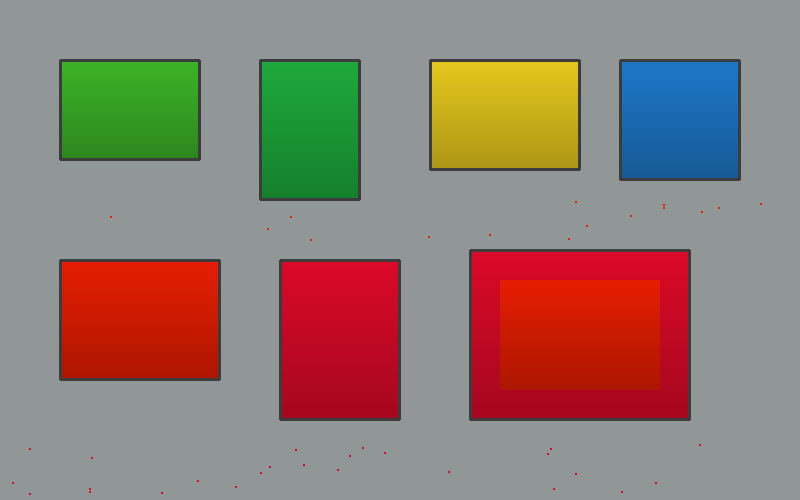
#> input picture draft/collaboration/claude_26_30/recording_candidates/27/blocks_synthetic.png, 800 x 500 px
$ python p7_extract_green.py
#> lines starting #> are read from the running program, lines starting #| are printed output that depends on the picture; after the words box and inside, x2 and y2 are one past the last pixel; in counts of white or black regions, pixels touching at a corner belong together
### draft/collaboration/claude_26_30/recording_candidates/27/core.py
# -*- coding: utf-8 -*-
"""第 27 讲 颜色提取与掩膜：录屏程序与无界面核对共用的核心代码（参数与正式脚本一致）。"""
import cv2
import numpy as np

GREEN_LO, GREEN_HI = (35, 80, 50), (85, 255, 255)
RED1_LO, RED1_HI = (0, 100, 80), (10, 255, 255)
RED2_LO, RED2_HI = (170, 100, 80), (179, 255, 255)
KERNEL = np.ones((5, 5), np.uint8)


def load(path):
#> called with path = 'blocks_synthetic.png'
    img = cv2.imread(path)
#> img is the input picture: shape (500, 800, 3); mean B, G, R 112.6, 123, 143.1
    if img is None:
        raise SystemExit(f"读不到图片：{path}（检查文件名和路径）")
    return img


# [16 lines left out: functions extract_green, extract_red, not called in this run]

### draft/collaboration/claude_26_30/recording_candidates/27/p7_extract_green.py
# -*- coding: utf-8 -*-
# 第 27 讲 P7 录屏：提取绿色 → 显示原图 / mask / result
# 预期：mask 里绿色积木变白，其他全黑；result 里只剩绿色积木
# 用法：python p7_extract_green.py [--input 彩色积木照片.jpg]   （默认合成积木图，不是实拍）
import argparse
import cv2
from core import load, GREEN_LO, GREEN_HI

ap = argparse.ArgumentParser()
ap.add_argument("--input", default="blocks_synthetic.png")
args = ap.parse_args()

img = load(args.input)
hsv = cv2.cvtColor(img, cv2.COLOR_BGR2HSV)
#> hsv: shape (500, 800, 3); mean H, S, V 83.7, 79.6, 158.8
mask = cv2.inRange(hsv, GREEN_LO, GREEN_HI)          # (35, 80, 50) — (85, 255, 255)
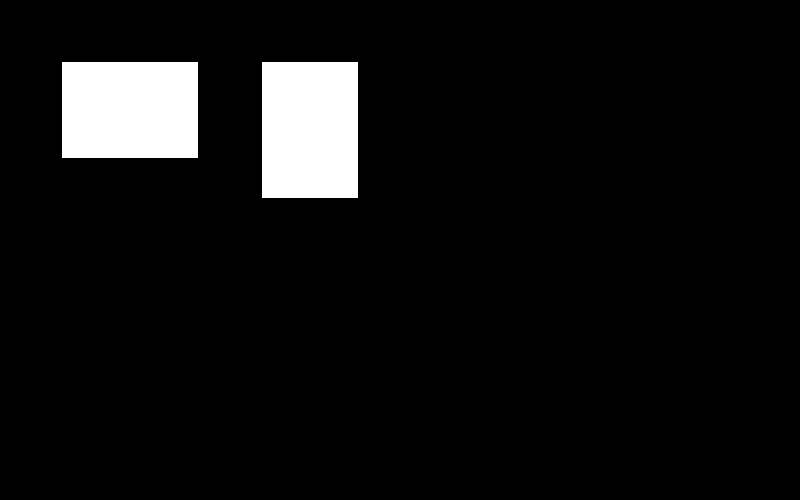
#> mask: shape (500, 800); 6.5% white; 2 white regions, box (x1, y1, x2, y2) and area: (62, 62, 198, 158) 13056, (262, 62, 358, 198) 13056
result = cv2.bitwise_and(img, img, mask=mask)
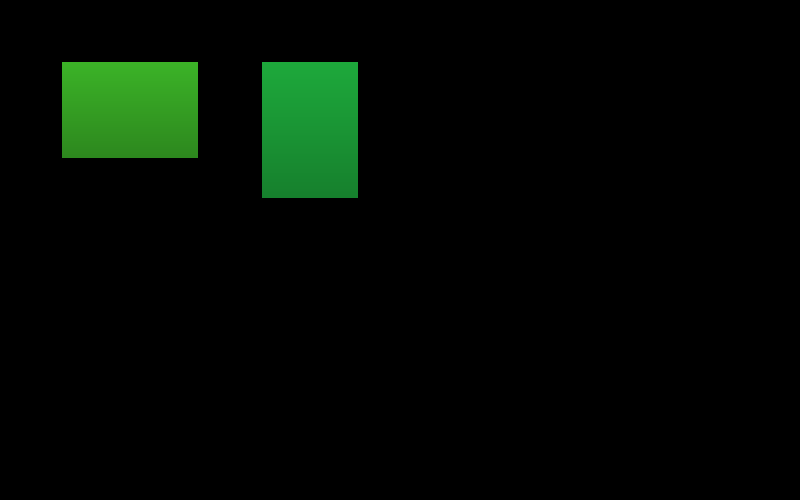
#> result: shape (500, 800, 3); mean B, G, R 2.8, 10, 2.5
cv2.imshow("img", img); cv2.imshow("mask", mask); cv2.imshow("result", result)
cv2.waitKey(0)
cv2.destroyAllWindows()
